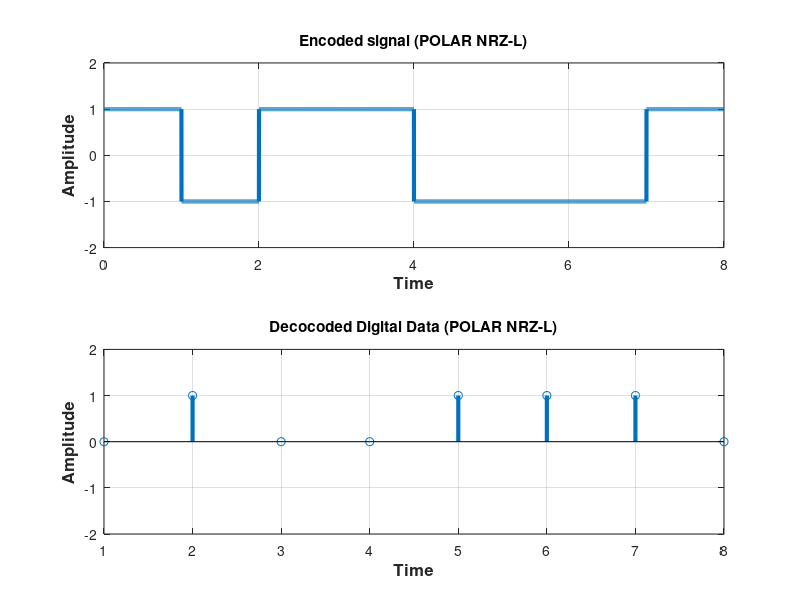

This chart was generated by the following MATLAB code:
clear all;
close all;
clc;
%bits = input('Enter bit sequence: ');
bits = [0 1 0 0 1 1 1 0];
bitrate = 1;
n = 1000;
T = length(bits)/bitrate;
N = n*length(bits);
dt = T/N;
t = 0:dt:T-dt;
%Encoding 
x = zeros(1,length(t));
for i=1:length(bits)
  if bits(i) == 1
    x((i-1)*n+1:i*(n)) = -1;
  else x((i-1)*n+1:i*(n)) = 1;
  end
end
subplot(2, 1, 1);
plot(t, x, 'Linewidth', 3);
axis([0,length(bits),-2,2]);
title('Encoded signal (POLAR NRZ-L)');
xlabel('Time','fontweight','bold','fontsize',12);
ylabel('Amplitude','fontweight','bold','fontsize',12);
disp('NRZ-L Encoding:');
grid on;
disp(x);

%decoding
counter = 0;
for i = 1 : length(t)
  if t(i)> counter
    counter = counter + 1;
    if x(i) < 0
        result(counter) = 1;
    else
        result(counter) = 0;
    end
  end
end
t1 = 1 : bitrate : length(bits);
subplot(2, 1, 2);
stem(t1, result, 'Linewidth', 3);
axis([1,length(bits),-2,2]);
title('Decocoded Digital Data (POLAR NRZ-L)');
xlabel('Time','fontweight','bold','fontsize',12);
ylabel('Amplitude','fontweight','bold','fontsize',12);
grid on;

disp('NRZ-L Decoding:');
disp(result);